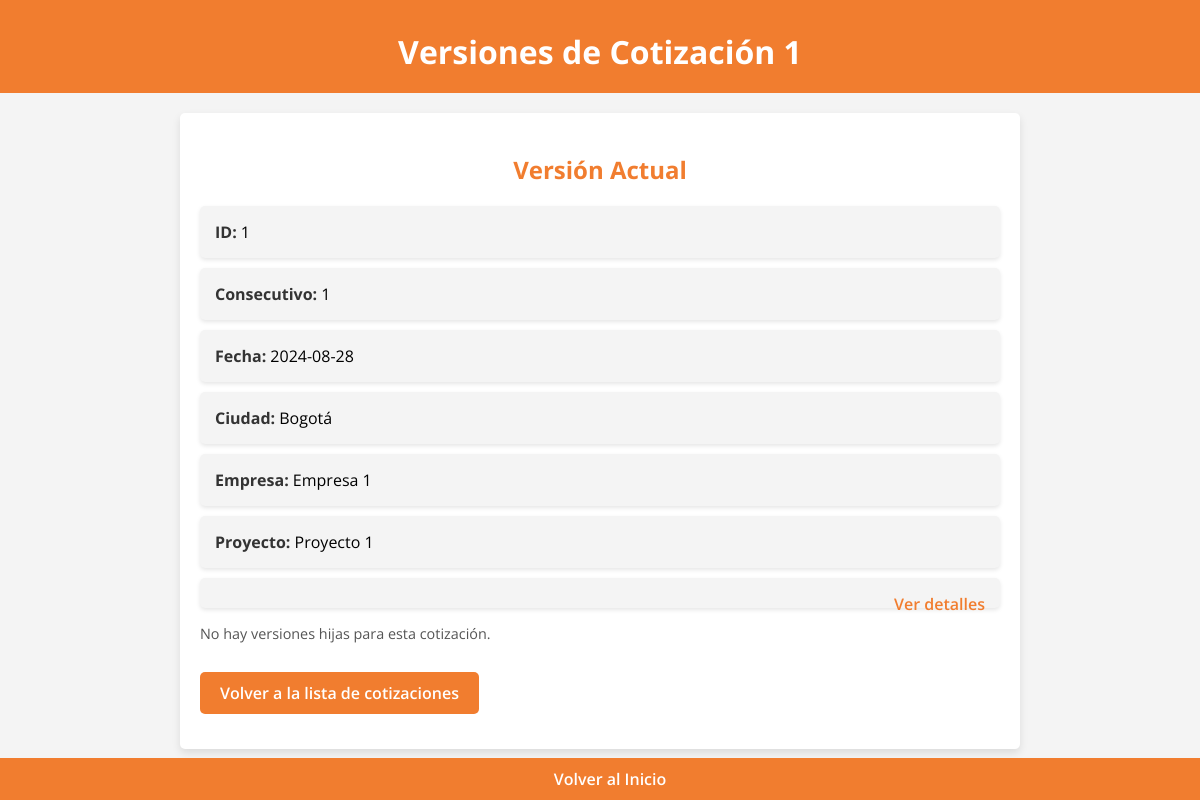
Page /versiones_cotizacion/1 on the earlier database version.
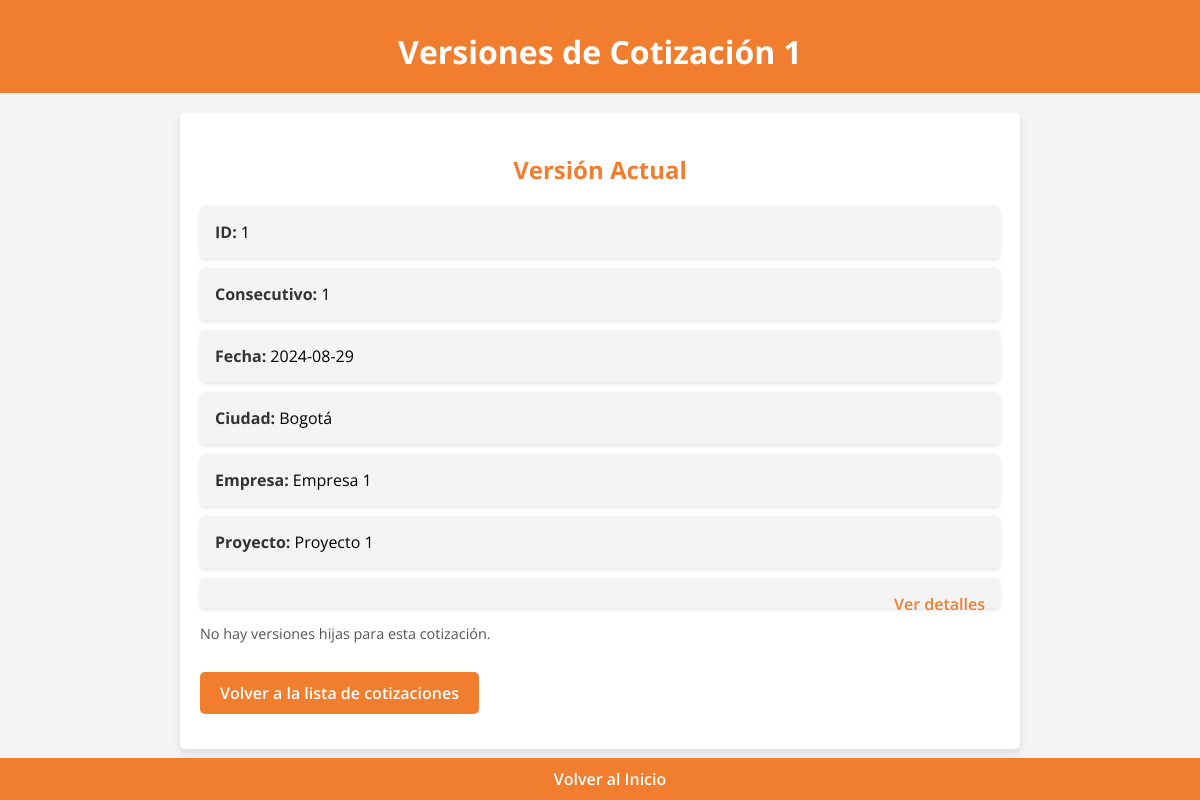
Same page on the later database version.
### app.py (models this page shows, shortened)
class Cotizacion(db.Model):
    id = db.Column(db.Integer, primary_key=True)
    fecha = db.Column(db.Date, default=lambda: datetime.now(pytz.timezone('America/Bogota')).date())
    ciudad = db.Column(db.String(100), nullable=False)
    empresa = db.Column(db.String(100), nullable=False)
    proyecto = db.Column(db.String(100), nullable=False)
    plazo = db.Column(db.String(100), nullable=False)
    entrega = db.Column(db.String(100), nullable=False)
    anticipo = db.Column(db.Integer, nullable=False)
    p_acta = db.Column(db.Integer, nullable=False)
    f_acta = db.Column(db.Integer, nullable=False)
    consecutivo = db.Column(db.Integer, nullable=False)
    version_padre_id = db.Column(db.Integer, db.ForeignKey('cotizacion.id'), nullable=True)
    versiones = db.relationship('Cotizacion', backref=db.backref('version_padre', remote_side=[id]), lazy=True)
    productos_detalle = db.relationship('CotizacionProducto', backref='cotizacion', lazy=True)
    cliente_id = db.Column(db.Integer, db.ForeignKey('cliente.id'), nullable=False)
    cliente = db.relationship('Cliente', backref=db.backref('cotizaciones', lazy=True))
    servicio = db.Column(db.String(1000), nullable=False, default="v")

### app.py (the view)
@app.route('/versiones_cotizacion/<int:id>')
def listar_versiones(id):
    cotizacion = Cotizacion.query.get_or_404(id)
    versiones = Cotizacion.query.filter_by(version_padre_id=cotizacion.id).order_by(Cotizacion.consecutivo.desc()).all()
    padres = []
    padre = cotizacion.version_padre
    while padre:
        padres.append(padre)
        padre = padre.version_padre
    padres.reverse()  # Para mostrar desde el más antiguo al más reciente
    return render_template('versiones_cotizacion.html', cotizacion=cotizacion, versiones=versiones, padres=padres)

### templates/versiones_cotizacion.html (shortened to what this page needs)
<!DOCTYPE html>
<html lang="es">
<head>
    <link rel="stylesheet" href="{{ url_for('static', filename='styles.css') }}">
</head>
<body>
    <header>
        <h1>Versiones de Cotización {{ cotizacion.id }}</h1>
    </header>
    <main class="versions-container">
        <h2>Versión Actual</h2>
        <ul>
            <li><strong>ID:</strong> {{ cotizacion.id }}</li>
            <li><strong>Consecutivo:</strong> {{ cotizacion.consecutivo }}</li>
            <li><strong>Fecha:</strong> {{ cotizacion.fecha }}</li>
            <li><strong>Ciudad:</strong> {{ cotizacion.ciudad }}</li>
            <li><strong>Empresa:</strong> {{ cotizacion.empresa }}</li>
            <li><strong>Proyecto:</strong> {{ cotizacion.proyecto }}</li>
            <li><a href="{{ url_for('ver_cotizacion', id=cotizacion.id) }}">Ver detalles</a></li>
        </ul>
        {% if versiones %}
        <h2>Versiones Hijas</h2>
        <ul>
            {% for version in versiones %}
            <li>
                <strong>ID:</strong> {{ version.id }} |
                <strong>Consecutivo:</strong> {{ version.consecutivo }} |
                <strong>Fecha:</strong> {{ version.fecha }} |
                <a href="{{ url_for('ver_cotizacion', id=version.id) }}">Ver detalles</a>
            </li>
            {% endfor %}
        </ul>
        {% else %}
        <p>No hay versiones hijas para esta cotización.</p>
        {% endif %}
        <a href="{{ url_for('listar_cotizaciones') }}" class="btn">Volver a la lista de cotizaciones</a>
    </main>
    <footer>
        <a href="/" class="support-link">Volver al Inicio</a>
    </footer>
</body>
</html>

Differences in the rows shown:
changed Cotizacion "Bogotá": fecha "2024-08-28" → "2024-08-29"
